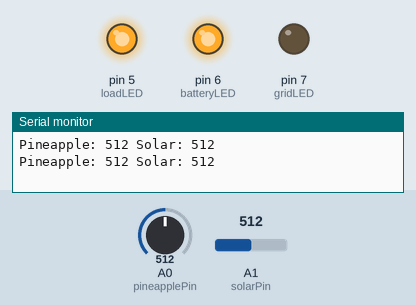
Recording of a sketch running on a simulated Arduino Uno, built with avr-gcc and run on an emulated ATmega328P. On the bench: output pins drawn as LEDs (lit = HIGH), the last lines printed to the serial monitor. Inputs (shaded band) come from the test bench; at power-on: A1 (solarPin) = 512, A0 (pineapplePin) = 512.

Above: at 1.8 s.
1.9 s: A1 (solarPin) set to 491
At 3.0 s:
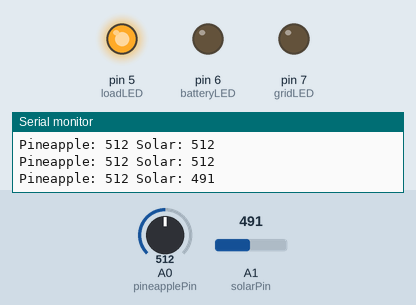
3.5 s: A0 (pineapplePin) set to 408
5.2 s: A0 (pineapplePin) set to 391
At 7.2 s:
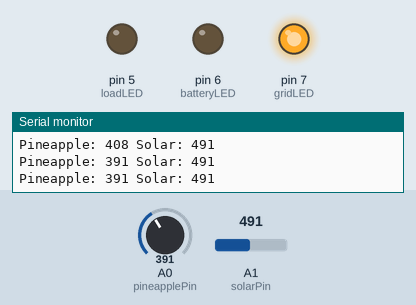
7.5 s: A0 (pineapplePin) set to 410
At 9.0 s:
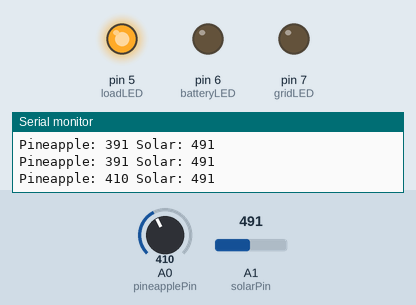
9.5 s: A0 (pineapplePin) set to 390
At 10.5 s:
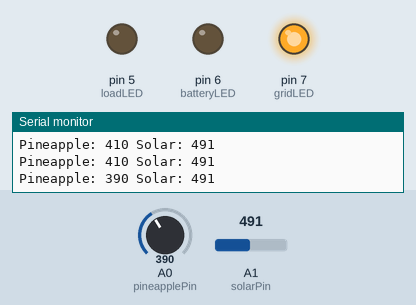
Timing chart, 0 to 12.5 s (numbered marks = the images above; inputs shaded):
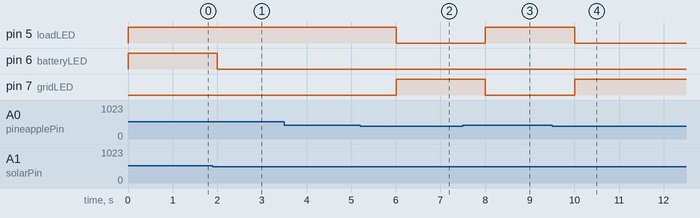

The sketch:

sketch.ino
```cpp
int pineapplePin = A0;
int solarPin = A1;

int loadLED = 5;
int batteryLED = 6;
int gridLED = 7;

int pineapple;
int solar;
int demand = 500; // fixed demand

void setup() {
  pinMode(loadLED, OUTPUT);
  pinMode(batteryLED, OUTPUT);
  pinMode(gridLED, OUTPUT);
  Serial.begin(9600);
}

void loop() {

  pineapple = analogRead(pineapplePin);
  solar = analogRead(solarPin);

  Serial.print("Pineapple: ");
  Serial.print(pineapple);
  Serial.print(" Solar: ");
  Serial.println(solar);

  // Neural Network-based decision (simplified)

  if (solar > demand) {
    digitalWrite(loadLED, HIGH);
    digitalWrite(batteryLED, HIGH);
    digitalWrite(gridLED, LOW);
  }

  else if (pineapple > 400) {
    digitalWrite(loadLED, HIGH);
    digitalWrite(batteryLED, LOW);
    digitalWrite(gridLED, LOW);
  }

  else {
    digitalWrite(loadLED, LOW);
    digitalWrite(batteryLED, LOW);
    digitalWrite(gridLED, HIGH);
  }

  delay(1000);
}
```

Measured:
- the behaviour switches between 501 and 500 on A1 (solarPin) (found by bisection; images 0 and 1)
- the behaviour switches between 401 and 400 on A0 (pineapplePin) (found by bisection; images 1 and 2)
- after the input at 1.9 s, pin 6 (batteryLED): HIGH → LOW after 0.10 s
- after the input at 5.2 s, pin 5 (loadLED): HIGH → LOW after 0.81 s; pin 7 (gridLED): LOW → HIGH after 0.81 s
- after the input at 7.5 s, pin 5 (loadLED): LOW → HIGH after 0.51 s; pin 7 (gridLED): HIGH → LOW after 0.51 s
- after the input at 9.5 s, pin 5 (loadLED): HIGH → LOW after 0.51 s; pin 7 (gridLED): LOW → HIGH after 0.51 s
